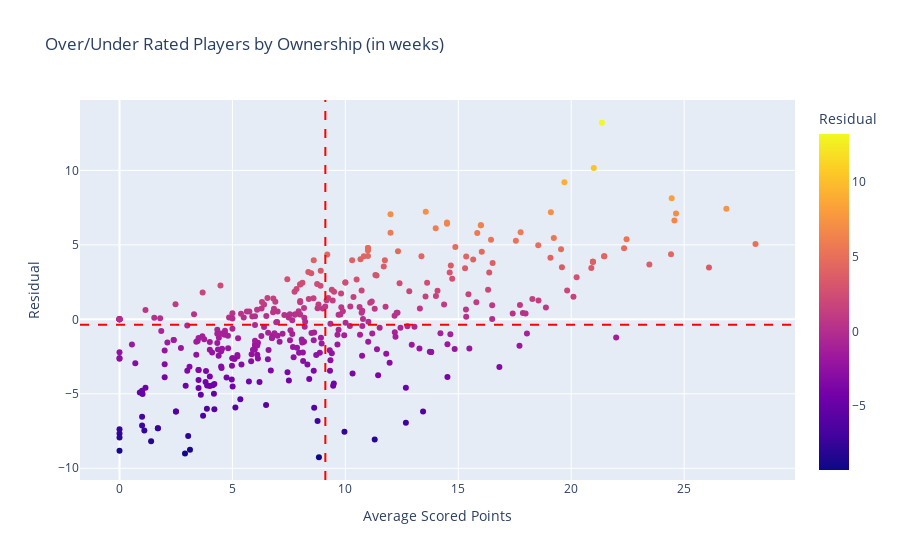

The notebook cell saved with this chart:
### Code cell
fig = px.scatter(df, y=df['Residual'], x=df['Average Scored Points'], color=df['Residual'], hover_data=['Average Projected Points', 'Length of Ownership','Player', 'Team'], title='Over/Under Rated Players by Ownership (in weeks)')
fig.add_vline(df['Average Scored Points'].mean(), line_color='Red', line_dash = 'dash')
fig.add_hline(df['Residual'].mean(), line_color='Red', line_dash = 'dash')
fig.show()

### Figure 1 — Plotly figure (JSON) as saved in the notebook; plotly's stock layout.template omitted (floating-point values rounded to 4 significant figures; data arrays with more than 128 entries replaced by an {"elided": "..."} marker saying what was removed)
{"data": [{"customdata": {"elided": "379x4 mixed values"}, "hovertemplate": "Average Scored Points=%{x}<br>Residual=%{marker.color}<br>Average Projected Points=%{customdata[0]}<br>Length of Ownership=%{customdata[1]}<br>Player=%{customdata[2]}<br>Team=%{customdata[3]}<extra></extra>", "legendgroup": "", "marker": {"color": {"elided": "379 float values"}, "coloraxis": "coloraxis", "symbol": "circle"}, "mode": "markers", "name": "", "orientation": "v", "showlegend": false, "type": "scatter", "x": {"elided": "379 float values"}, "xaxis": "x", "y": {"elided": "379 float values"}, "yaxis": "y"}], "layout": {"coloraxis": {"colorbar": {"title": {"text": "Residual"}}, "colorscale": [[0, "#0d0887"], [0.1111, "#46039f"], [0.2222, "#7201a8"], [0.3333, "#9c179e"], [0.4444, "#bd3786"], [0.5556, "#d8576b"], [0.6667, "#ed7953"], [0.7778, "#fb9f3a"], [0.8889, "#fdca26"], [1, "#f0f921"]]}, "legend": {"tracegroupgap": 0}, "shapes": [{"line": {"color": "Red", "dash": "dash"}, "type": "line", "x0": 9.114, "x1": 9.114, "xref": "x", "y0": 0, "y1": 1, "yref": "y domain"}, {"line": {"color": "Red", "dash": "dash"}, "type": "line", "x0": 0, "x1": 1, "xref": "x domain", "y0": -0.3634, "y1": -0.3634, "yref": "y"}], "title": {"text": "Over/Under Rated Players by Ownership (in weeks)"}, "xaxis": {"anchor": "y", "domain": [0, 1], "title": {"text": "Average Scored Points"}}, "yaxis": {"anchor": "x", "domain": [0, 1], "title": {"text": "Residual"}}}}
